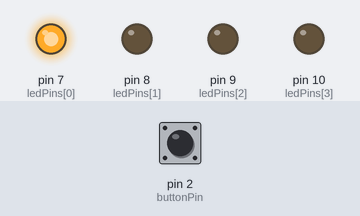
A sketch run on a simulated Arduino Uno, built with avr-gcc and run on an emulated ATmega328P. On the bench: output pins drawn as LEDs (lit = HIGH). Dashed ring = blinking. The inputs (shaded band) are chosen by the test bench; at power-on: pin 2 (buttonPin) HIGH.

Above: at 1.2 s.
1.3 s: pin 2 (buttonPin) pulled LOW for 3.2 s
At 6.8 s:
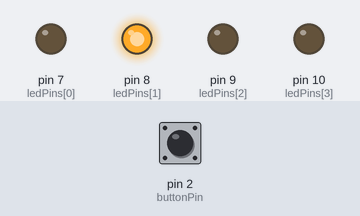
7.5 s: pin 2 (buttonPin) pulled LOW for 0.15 s
At 10.4 s:
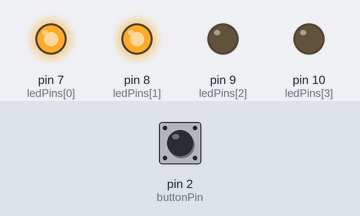
10.6 s: pin 2 (buttonPin) pulled LOW for 1 s
At 16.8 s:
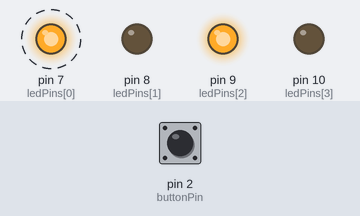
Timing chart, 0 to 29.6 s (numbered marks = the images above; inputs shaded):
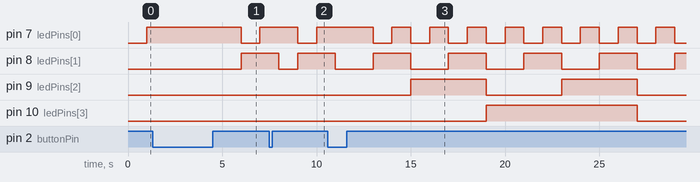

The sketch:

lab_02_03.ino
```cpp
int ledPins[] = {7, 8, 9, 10};
int l = 0;

unsigned long previousMillis = 0;
const unsigned long interval = 1000; // 1 sekunda

const int buttonPin = 2;
int button1 = 0;

void reset() {
  l = 0;
}

void debounce() {
  static byte lastState = HIGH;
  static unsigned long lastDebounceTime = 0;
  const unsigned long debounceDelay = 50;

  int reading = digitalRead(buttonPin);

  if (reading != lastState) {
    lastDebounceTime = millis();
  }

  if ((millis() - lastDebounceTime) > debounceDelay) {
    if (reading == LOW) {
      button1 = 1;
    }
  }

  lastState = reading;
}

void setup() {
  for (int i = 0; i < 4; i++) {
    pinMode(ledPins[i], OUTPUT);
  }
  pinMode(buttonPin, INPUT_PULLUP);
}

void loop() {
  unsigned long currentMillis = millis();

  debounce();
  if (button1) {
    reset();
    button1 = 0;
  }

  if (currentMillis - previousMillis >= interval) {
    previousMillis = currentMillis;

    l++;
    if (l > 15) l = 0;

    for (int i = 0; i < 4; i++) {
      int bitValue = (l >> i) & 1;
      digitalWrite(ledPins[i], bitValue);
    }
  }
}
```

Measured:
- after the input at 1.3 s, pin 9 (ledPins[2]): stays LOW (without the input it goes to HIGH after 2.7 s)
- after the input at 7.5 s, pin 9 (ledPins[2]): stays LOW (without the input it goes to HIGH after 0.50 s)
- by itself, pin 7 (ledPins[0]): alternates HIGH for 1.0 s and LOW for 1.0 s
- by itself, pin 8 (ledPins[1]): alternates HIGH for 2.0 s and LOW for 2.0 s
